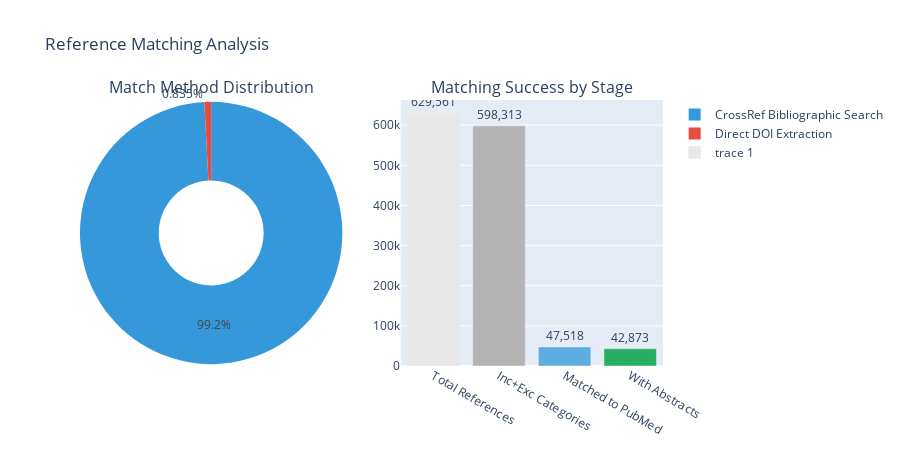

The notebook cell this image was saved under:
### Markdown cell above
---

## 5. Reference Matching Deep Dive

A key challenge in this pipeline is **matching citation strings to PubMed records**. Here's the detailed breakdown:

### Code cell
import plotly.express as px
import plotly.graph_objects as go
from plotly.subplots import make_subplots

# Reference matching statistics
total_refs = 629561
included_excluded = 598313  # included + excluded categories
with_doi_or_pmid = 31538 + 46483 - 10000  # approximate overlap
matched_via_crossref = 47121
matched_via_doi_direct = 397
total_matched = 47518
with_abstract = 42873

# Create matching funnel
fig = make_subplots(rows=1, cols=2, 
                    specs=[[{"type": "domain"}, {"type": "xy"}]],
                    subplot_titles=('Match Method Distribution', 'Matching Success by Stage'))

# Pie chart for match methods
fig.add_trace(go.Pie(
    labels=['CrossRef Bibliographic Search', 'Direct DOI Extraction'],
    values=[47121, 397],
    hole=0.4,
    marker_colors=['#3498DB', '#E74C3C']
), row=1, col=1)

# Bar chart for matching stages
categories = ['Total\nReferences', 'Inc+Exc\nCategories', 'Matched to\nPubMed', 'With\nAbstracts']
values = [629561, 598313, 47518, 42873]
colors = ['#E8E8E8', '#B3B3B3', '#5DADE2', '#27AE60']

fig.add_trace(go.Bar(
    x=categories,
    y=values,
    marker_color=colors,
    text=[f'{v:,}' for v in values],
    textposition='outside'
), row=1, col=2)

fig.update_layout(
    title='Reference Matching Analysis',
    height=450,
    showlegend=True
)

fig.show()

print("\n" + "="*70)
print("REFERENCE MATCHING SUMMARY")
print("="*70)
print(f"Total references extracted from PDFs:     {total_refs:,}")
print(f"References in INCLUDE/EXCLUDE categories: {included_excluded:,} ({included_excluded/total_refs*100:.1f}%)")
print(f"Successfully matched to PubMed:           {total_matched:,} ({total_matched/included_excluded*100:.1f}%)")
print(f"  └─ Via CrossRef search:                 {matched_via_crossref:,} ({matched_via_crossref/total_matched*100:.1f}%)")
print(f"  └─ Via direct DOI extraction:           {matched_via_doi_direct:,} ({matched_via_doi_direct/total_matched*100:.1f}%)")
print(f"With abstract text available:             {with_abstract:,} ({with_abstract/total_matched*100:.1f}%)")
print("="*70)
print(f"\nNOTE: {included_excluded - total_matched:,} references ({(included_excluded-total_matched)/included_excluded*100:.1f}%) could not be matched.")
print("Common reasons: Conference papers, books, non-English publications,")
print("grey literature, or incomplete citation information in PDFs.")

### Figure 1 — Plotly figure (JSON) as saved in the notebook; plotly's stock layout.template omitted (floating-point values rounded to 4 significant figures)
{"data": [{"domain": {"x": [0, 0.45], "y": [0, 1]}, "hole": 0.4, "labels": ["CrossRef Bibliographic Search", "Direct DOI Extraction"], "marker": {"colors": ["#3498DB", "#E74C3C"]}, "type": "pie", "values": [47121, 397]}, {"marker": {"color": ["#E8E8E8", "#B3B3B3", "#5DADE2", "#27AE60"]}, "text": ["629,561", "598,313", "47,518", "42,873"], "textposition": "outside", "type": "bar", "x": ["Total\nReferences", "Inc+Exc\nCategories", "Matched to\nPubMed", "With\nAbstracts"], "xaxis": "x", "y": [629561, 598313, 47518, 42873], "yaxis": "y"}], "layout": {"annotations": [{"font": {"size": 16}, "showarrow": false, "text": "Match Method Distribution", "x": 0.225, "xanchor": "center", "xref": "paper", "y": 1, "yanchor": "bottom", "yref": "paper"}, {"font": {"size": 16}, "showarrow": false, "text": "Matching Success by Stage", "x": 0.775, "xanchor": "center", "xref": "paper", "y": 1, "yanchor": "bottom", "yref": "paper"}], "height": 450, "showlegend": true, "title": {"text": "Reference Matching Analysis"}, "xaxis": {"anchor": "y", "domain": [0.55, 1]}, "yaxis": {"anchor": "x", "domain": [0, 1]}}}
